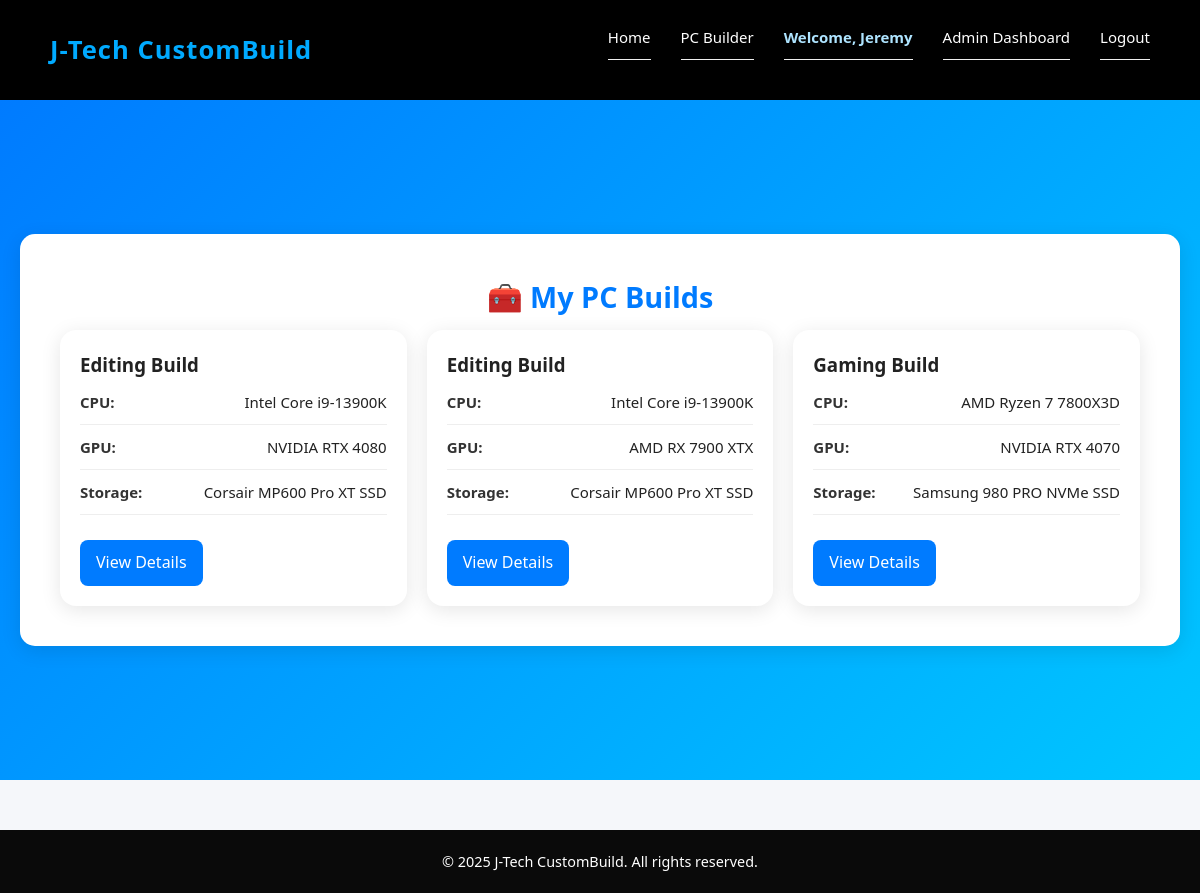
The page /my-builds (signed in) on the database as committed earlier.
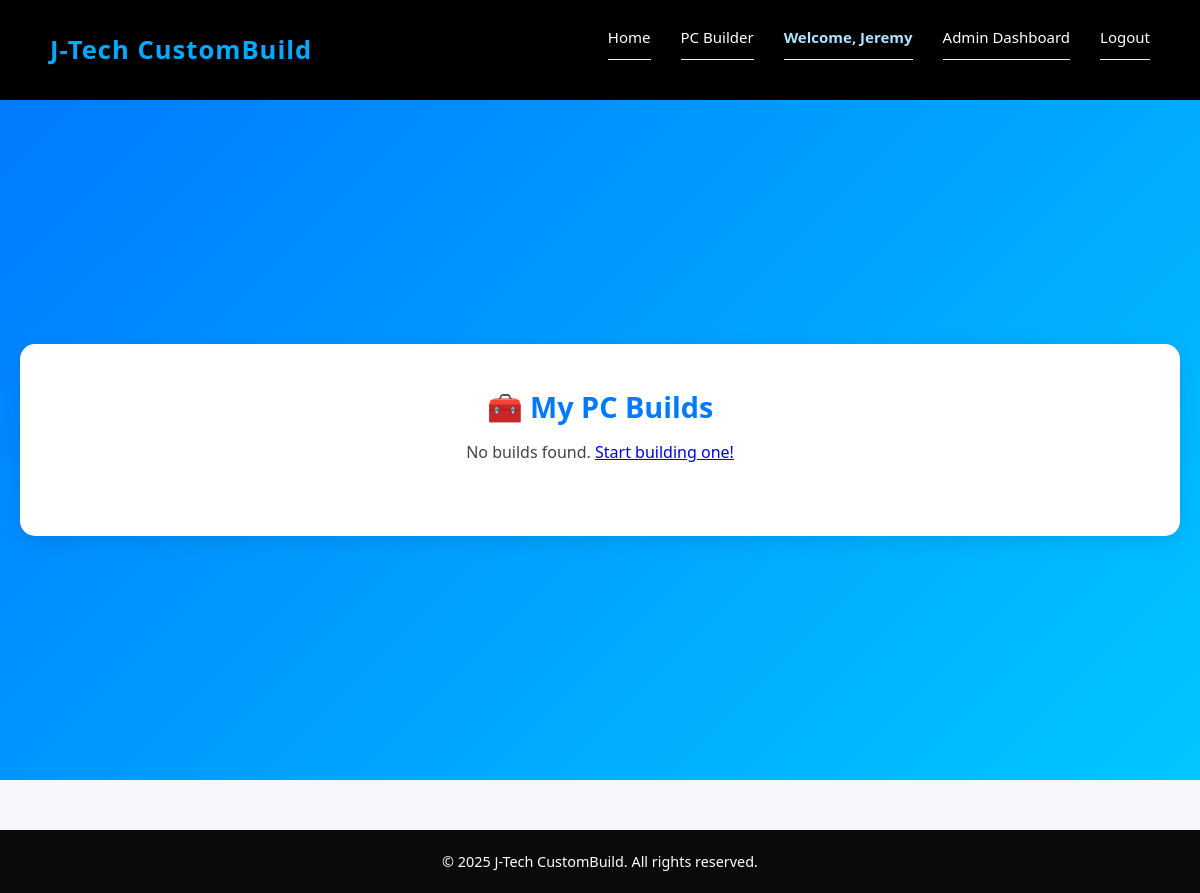
The same page on the database as committed later.
### tables this page shows
CREATE TABLE builds (id INTEGER PRIMARY KEY AUTOINCREMENT, user TEXT, purpose TEXT, cpu TEXT, mobo TEXT, ram TEXT, gpu TEXT, storage TEXT, psu TEXT, cases TEXT, fullname TEXT, address TEXT, contact TEXT, status TEXT, price REAL);

### app.py (the view)
@app.route('/my-builds')
def my_builds():
    if 'user' not in session:
        flash('Please log in to view your builds.', 'warning')
        return redirect(url_for('login'))
    user = session['user']
    with sqlite3.connect(DB_NAME) as conn:
        cur = conn.cursor()
        cur.execute('''
            SELECT id, purpose, cpu, mobo, ram, gpu, storage, psu, cases, fullname, address, contact
            FROM builds
            WHERE user = ?
            ORDER BY id DESC
        ''', (user,))
        builds = cur.fetchall()
    return render_template('my_builds.html', builds=builds)

### templates/my_builds.html (shortened to what this page needs)
{% extends "base.html" %}
{% block content %}
<main class="builder-page">
<div class="builder-container">
  <h2>🧰 My PC Builds</h2>
  {% if builds %}
  <div class="builds-grid">
    {% for build in builds %}
    <div class="build-card">
      <h3>{{ build[1] | capitalize }} Build</h3>
      <ul>
        <li><strong>CPU:</strong> {{ build[2] }}</li>
        <li><strong>GPU:</strong> {{ build[5] }}</li>
        <li><strong>Storage:</strong> {{ build[6] }}</li>
      </ul>
      <a href="{{ url_for('view_build', id=build[0]) }}" class="btn-view">View Details</a>
    </div>
    {% endfor %}
  </div>
  {% else %}
  <p>No builds found. <a href="{{ url_for('choose_purpose') }}">Start building one!</a></p>
  {% endif %}
</div>
</main>
{% endblock %}

### templates/base.html (shortened to what this page needs)
<!DOCTYPE html>
<html lang="en">
<head>
    <link rel="stylesheet" href="{{ url_for('static', filename='styles.css') }}">
</head>
<body>
    <header>
        <div class="navbar">
            <div class="logo">J-Tech CustomBuild</div>
            <nav>
                <ul>
                    <li><a href="{{ url_for('home') }}">Home</a></li>
                    <li><a href="{{ url_for('choose_purpose') }}">PC Builder</a></li>
                    {% if 'user' in session %}
                        <li class="welcome">Welcome, {{ session['user'] }}</li>
                        {% if session.get('role') == 'admin' %}
                            <li><a href="{{ url_for('admin_dashboard') }}">Admin Dashboard</a></li>
                        {% else %}
                            <li><a href="{{ url_for('my_builds') }}">My Builds</a></li>
                        {% endif %}
                        <li><a href="{{ url_for('logout') }}">Logout</a></li>
                    {% else %}
                        <li><a href="{{ url_for('login') }}">Login</a></li>
                        <li><a href="{{ url_for('register') }}">Register</a></li>
                    {% endif %}
                </ul>
            </nav>
        </div>
    </header>
    <main>
        {% block content %}{% endblock %}
    </main>
    <footer>
        <p>© 2025 J-Tech CustomBuild. All rights reserved.</p>
    </footer>
</body>
</html>

### static/styles.css (style rules this page uses)
* { margin: 0; padding: 0; box-sizing: border-box; font-family: 'Poppins', 'Segoe UI', sans-serif; }
body { background-color: #f5f7fa; color: #222; line-height: 1.6; }
header { background: #000; color: white; padding: 15px 50px; width: 100%; position: sticky; top: 0; z-index: 100; }
.navbar { display: flex; justify-content: space-between; align-items: center; flex-wrap: wrap; }
.logo { font-size: 1.6rem; font-weight: 700; color: #00aaff; letter-spacing: 1px; }
nav ul { list-style: none; display: flex; gap: 30px; }
nav ul li a { color: white; text-decoration: none; font-weight: 500; transition: 0.3s; }
.welcome { color: #aee4ff; font-weight: 600; }
footer { text-align: center; padding: 20px; background: #0a0a0a; color: white; font-size: 0.9rem; margin-top: 50px; }
.builder-page { display: flex; justify-content: center; align-items: center; min-height: 85vh; background: linear-gradient(135deg, #007bff, #00c6ff); color: #fff; text-align: center; padding: 40px 20px; }
.builder-container { background: #fff; color: #222; padding: 40px; border-radius: 20px; box-shadow: 0 5px 25px rgba(0, 0, 0, 0.2); max-width: 900px; width: 100%; }
.builder-container p { margin-bottom: 30px; color: #555; }
.builder-container { max-width: 1200px; margin: 50px auto; background: #fff; padding: 40px; border-radius: 15px; box-shadow: 0 5px 20px rgba(0,0,0,0.1); }
.builder-container h2 { color: #007bff; font-size: 1.8rem; margin-bottom: 10px; }
.builder-container p { color: #444; margin-bottom: 30px; }
ul { list-style: none; padding: 0; margin-bottom: 25px; }
ul li { padding: 10px 0; border-bottom: 1px solid #eee; font-size: 15px; display: flex; justify-content: space-between; }

Rows that differ between the two databases and show on the page:
removed builds: purpose "Editing", cpu "Intel Core i9-13900K", gpu "NVIDIA RTX 4080", storage "Corsair MP600 Pro XT SSD"
removed builds: purpose "Editing", cpu "Intel Core i9-13900K", gpu "AMD RX 7900 XTX", storage "Corsair MP600 Pro XT SSD"
removed builds: purpose "Gaming", cpu "AMD Ryzen 7 7800X3D", gpu "NVIDIA RTX 4070", storage "Samsung 980 PRO NVMe SSD"
Other text that changed with them:
text now shown: "No builds found. Start building one!"
